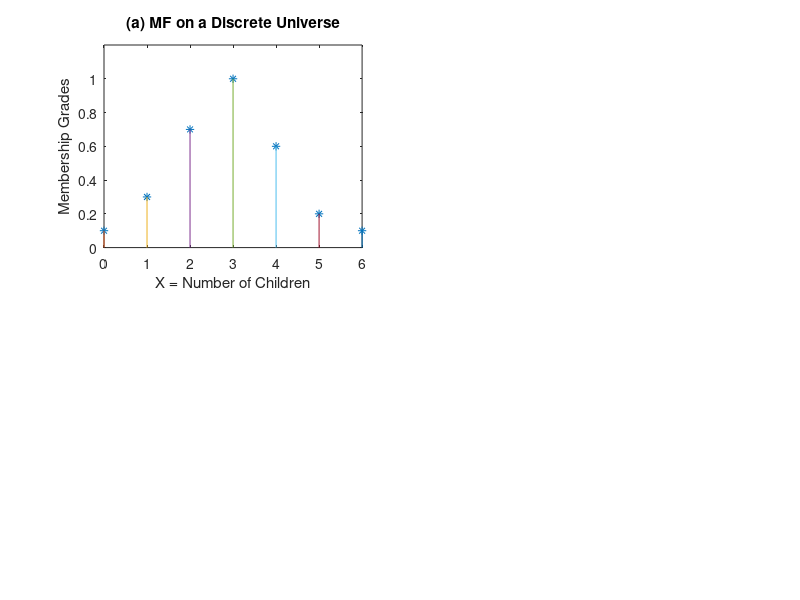

MATLAB code for this plot: (Note: this script raises an error after producing the figure.)
%x = [1 2 3 4 5 6 7 8];
%mf = [.1 .3 .8 1 .9 .5 .2 .1];
x = [0 1 2 3 4 5 6];
mf = [.1 .3 .7 1 .6 .2 .1];
subplot(2,2,1);
plot(x, mf, '*');
axis([-inf inf 0 1.2]);
hold on
for ii=1:length(x)
	plot([x(ii) x(ii)],[0 mf(ii)], '-');
end
hold off
%xlabel('X = Number of Courses');
xlabel('X = Number of Children');
ylabel('Membership Grades');
title('(a) MF on a Discrete Universe');

x = 0:1:100;
mf = gbell_mf(x, [10, 2, 50]);
subplot(2,2,2);
plot(x, mf);
axis([-inf inf 0 1.2]);
xlabel('X = Age');
ylabel('Membership Grades');
title('(b) MF on a Continuous Universe');
